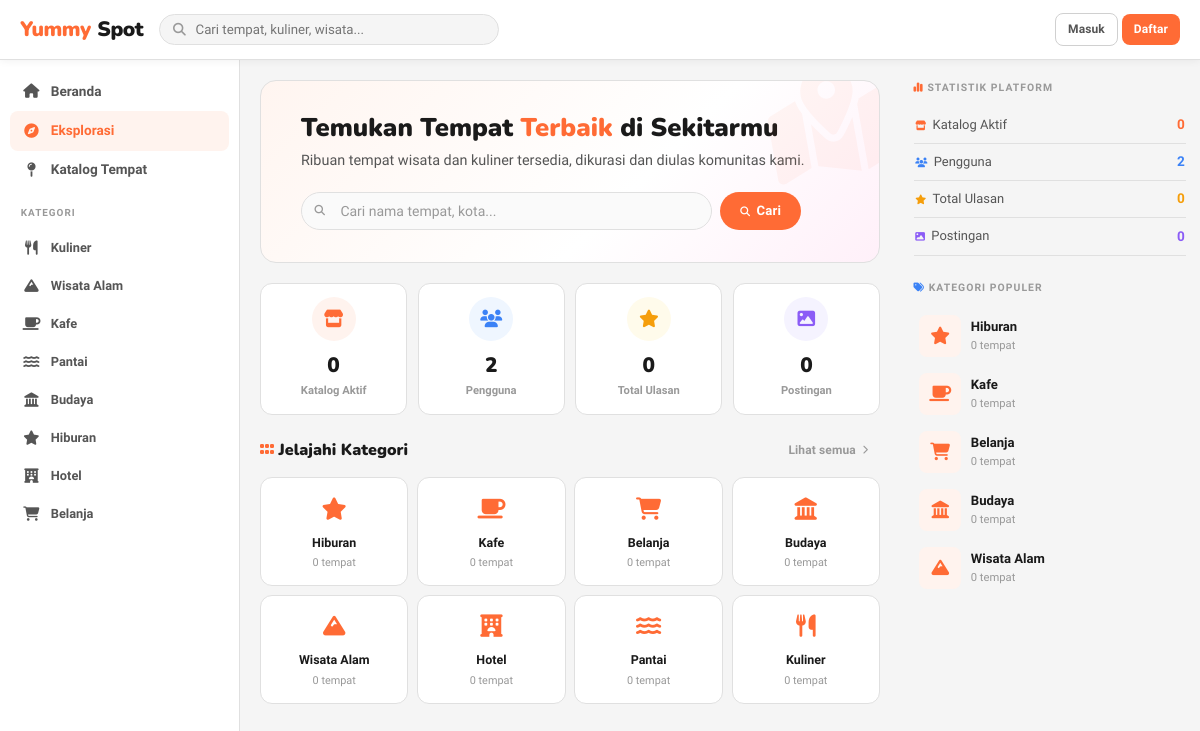
Screenshot of /explore.php with the database file from the repository.
### tables this page shows
CREATE TABLE categories (
    id         INT AUTO_INCREMENT PRIMARY KEY,
    name       VARCHAR(100) NOT NULL,
    icon       VARCHAR(255) DEFAULT NULL,
    created_at TIMESTAMP DEFAULT CURRENT_TIMESTAMP,
    UNIQUE KEY uq_category_name (name)
);

### config/database.php (called while the page is built, shortened)
<?php
function getDB() {
    static $pdo = null;
    if ($pdo === null) {
        try {
            $dsn = "mysql:host=".DB_HOST.";port=".DB_PORT.";dbname=".DB_NAME.";charset=utf8mb4";
            $pdo = new PDO($dsn, DB_USER, DB_PASS, [
                PDO::ATTR_ERRMODE            => PDO::ERRMODE_EXCEPTION,
                PDO::ATTR_DEFAULT_FETCH_MODE => PDO::FETCH_ASSOC,
                PDO::ATTR_EMULATE_PREPARES   => false,
            ]);
        } catch (PDOException $e) {
            die('<div style="font-family:sans-serif;padding:2rem;background:#fee;color:#c00;border:1px solid #fcc;border-radius:8px;margin:2rem"><strong>Database Error:</strong> '.$e->getMessage().'<br><br>Pastikan MySQL berjalan dan sudah import <code>install.sql</code></div>');
        }
    }
    return $pdo;
}

### includes/helpers.php (called while the page is built, shortened)
<?php
require_once __DIR__ . '/../config/database.php';
function e($s)           { return htmlspecialchars((string)$s, ENT_QUOTES, 'UTF-8'); }
function fmtNum($n) {
    return (string)$n;
}

### explore.php (the view, shortened to what this page needs)
<?php
require_once __DIR__ . '/includes/header.php';
$db = getDB();
$categories = $db->query("
    SELECT cat.*, COUNT(c.id) AS total
    FROM categories cat
    LEFT JOIN catalogs c ON c.category_id = cat.id AND c.verification_status = 'approved'
    GROUP BY cat.id
    ORDER BY total DESC
")->fetchAll();
$stats = [
    'catalogs' => (int)$db->query("SELECT COUNT(*) FROM catalogs WHERE verification_status='approved'")->fetchColumn(),
    'users'    => (int)$db->query("SELECT COUNT(*) FROM users WHERE status='active'")->fetchColumn(),
    'reviews'  => (int)$db->query("SELECT COUNT(*) FROM ratings")->fetchColumn(),
    'posts'    => (int)$db->query("SELECT COUNT(*) FROM posts WHERE status='published'")->fetchColumn(),
];
?>
<div class="app-wrap">
<?php require_once __DIR__ . '/includes/sidebar.php'; ?>
<main class="main">
    <div style="background:linear-gradient(135deg, #fff5f0 0%, #fff 60%, #fff0f9 100%); border:1px solid var(--border); border-radius:var(--r-lg); padding:2rem 2.5rem; margin-bottom:1.25rem; position:relative; overflow:hidden;">
        <div style="position:absolute;right:-1rem;top:-1rem;font-size:7rem;opacity:.05;transform:rotate(-10deg);line-height:1"><i class="fa-solid fa-map-location-dot" style="color:var(--accent)"></i></div>
        <h1 style="font-family:'Nunito',sans-serif;font-size:1.6rem;font-weight:900;margin-bottom:.35rem;">
            Temukan Tempat <span style="color:var(--accent)">Terbaik</span> di Sekitarmu
        </h1>
        <p style="color:var(--text2);font-size:.9rem;margin-bottom:1.25rem;">Ribuan tempat wisata dan kuliner tersedia, dikurasi dan diulas komunitas kami.</p>
        <form action="catalog.php" method="GET">
            <div style="display:flex;gap:.5rem;max-width:500px">
                <div class="input-wrap" style="flex:1">
                    <input type="text" name="q" class="form-control" placeholder="Cari nama tempat, kota..." style="border-radius:24px;padding-left:2.4rem;">
                </div>
                <button type="submit" class="btn btn-primary" style="border-radius:24px;padding:.6rem 1.25rem;">
                    <i class="fa-solid fa-search fa-xs"></i> Cari
                </button>
            </div>
        </form>
    </div>
    <div style="display:grid;grid-template-columns:repeat(4,1fr);gap:.65rem;margin-bottom:1.25rem;">
        <div style="background:#fff;border:1px solid var(--border);border-radius:var(--r);padding:.85rem;text-align:center;">
            <div style="width:44px;height:44px;border-radius:50%;background:var(--accent-bg);display:flex;align-items:center;justify-content:center;margin:0 auto .5rem;">
                <i class="fa-solid fa-store" style="color:var(--accent);font-size:1.1rem;"></i>
            </div>
            <div style="font-family:'Nunito',sans-serif;font-size:1.3rem;font-weight:900;"><?= fmtNum($stats['catalogs']) ?></div>
            <div style="font-size:.7rem;color:var(--text3);font-weight:600;">Katalog Aktif</div>
        </div>
        <div style="background:#fff;border:1px solid var(--border);border-radius:var(--r);padding:.85rem;text-align:center;">
            <div style="width:44px;height:44px;border-radius:50%;background:#eff6ff;display:flex;align-items:center;justify-content:center;margin:0 auto .5rem;">
                <i class="fa-solid fa-users" style="color:var(--blue);font-size:1.1rem;"></i>
            </div>
            <div style="font-family:'Nunito',sans-serif;font-size:1.3rem;font-weight:900;"><?= fmtNum($stats['users']) ?></div>
            <div style="font-size:.7rem;color:var(--text3);font-weight:600;">Pengguna</div>
        </div>
        <div style="background:#fff;border:1px solid var(--border);border-radius:var(--r);padding:.85rem;text-align:center;">
            <div style="width:44px;height:44px;border-radius:50%;background:#fffbeb;display:flex;align-items:center;justify-content:center;margin:0 auto .5rem;">
                <i class="fa-solid fa-star" style="color:var(--amber);font-size:1.1rem;"></i>
            </div>
            <div style="font-family:'Nunito',sans-serif;font-size:1.3rem;font-weight:900;"><?= fmtNum($stats['reviews']) ?></div>
            <div style="font-size:.7rem;color:var(--text3);font-weight:600;">Total Ulasan</div>
        </div>
        <div style="background:#fff;border:1px solid var(--border);border-radius:var(--r);padding:.85rem;text-align:center;">
            <div style="width:44px;height:44px;border-radius:50%;background:#f5f3ff;display:flex;align-items:center;justify-content:center;margin:0 auto .5rem;">
                <i class="fa-solid fa-image" style="color:var(--purple);font-size:1.1rem;"></i>
            </div>
            <div style="font-family:'Nunito',sans-serif;font-size:1.3rem;font-weight:900;"><?= fmtNum($stats['posts']) ?></div>
            <div style="font-size:.7rem;color:var(--text3);font-weight:600;">Postingan</div>
        </div>
    </div>
    <div style="margin-bottom:1.25rem;">
        <div style="display:flex;align-items:center;justify-content:space-between;margin-bottom:.75rem;">
            <h2 style="font-family:'Nunito',sans-serif;font-size:1rem;font-weight:900;"><i class="fa-solid fa-grip" style="color:var(--accent)"></i> Jelajahi Kategori</h2>
            <a href="catalog.php" class="btn btn-ghost btn-sm text-dim" style="font-size:.75rem;">Lihat semua <i class="fa-solid fa-chevron-right fa-xs"></i></a>
        </div>
        <div style="display:grid;grid-template-columns:repeat(4,1fr);gap:.55rem;">
            <?php foreach (array_slice($categories, 0, 8) as $cat): ?>
            <a href="catalog.php?cat=<?= $cat['id'] ?>" style="background:#fff;border:1.5px solid var(--border);border-radius:var(--r);padding:.85rem .65rem;text-align:center;text-decoration:none;transition:all .18s;" onmouseover="this.style.borderColor='var(--accent)';this.style.background='var(--accent-bg)'" onmouseout="this.style.borderColor='var(--border)';this.style.background='#fff'">
                <div style="font-size:1.4rem;color:var(--accent);margin-bottom:.3rem;"><i class="fa-solid <?= e($cat['icon']) ?>"></i></div>
                <div style="font-size:.78rem;font-weight:700;color:var(--text);margin-bottom:.1rem;"><?= e($cat['name']) ?></div>
                <div style="font-size:.68rem;color:var(--text3);"><?= $cat['total'] ?> tempat</div>
            </a>
            <?php endforeach; ?>
        </div>
    </div>
</main>
<aside class="right-panel">
    <div style="margin-bottom:1.5rem;">
        <div class="panel-ttl"><i class="fa-solid fa-chart-simple" style="color:var(--accent)"></i> Statistik Platform</div>
        <?php foreach ([
            ['fa-store','Katalog Aktif', $stats['catalogs'], 'var(--accent)'],
            ['fa-users',         'Pengguna',      $stats['users'],    'var(--blue)'],
            ['fa-star',          'Total Ulasan',  $stats['reviews'],  'var(--amber)'],
            ['fa-image',         'Postingan',     $stats['posts'],    'var(--purple)'],
        ] as [$icon,$label,$val,$color]): ?>
        <div style="display:flex;justify-content:space-between;align-items:center;padding:.45rem .1rem;border-bottom:1px solid var(--border);">
            <span style="font-size:.81rem;color:var(--text2);display:flex;align-items:center;gap:.4rem;">
                <i class="fa-solid <?= $icon ?> fa-xs" style="color:<?= $color ?>"></i> <?= $label ?>
            </span>
            <span style="font-size:.85rem;font-weight:800;color:<?= $color ?>"><?= fmtNum($val) ?></span>
        </div>
        <?php endforeach; ?>
    </div>
    <div style="margin-bottom:1.5rem;">
        <div class="panel-ttl"><i class="fa-solid fa-tags" style="color:var(--blue)"></i> Kategori Populer</div>
        <?php foreach (array_slice($categories, 0, 5) as $cat): ?>
        <a href="catalog.php?cat=<?= $cat['id'] ?>" class="trend-item">
            <div class="trend-thumb" style="background:var(--accent-bg);">
                <i class="fa-solid <?= e($cat['icon']) ?>" style="color:var(--accent)"></i>
            </div>
            <div style="flex:1;min-width:0;">
                <div class="trend-name"><?= e($cat['name']) ?></div>
                <div class="trend-meta"><?= $cat['total'] ?> tempat</div>
            </div>
        </a>
        <?php endforeach; ?>
    </div>
</aside>
</div>
<?php require_once __DIR__ . '/includes/footer.php'; ?>

### includes/sidebar.php (shortened to what this page needs)
<?php
$pg       = basename($_SERVER['PHP_SELF'], '.php');
$isCatalogPage = in_array($pg, ['catalog', 'catalog-detail']);
?>
<aside class="sidebar">
  <div class="sidebar-section">
    <a href="<?= APP_URL ?>/index.php" class="sb-item <?= $pg==='index' ? 'active' : '' ?>">
      <i class="fa-solid fa-house si"></i> Beranda
    </a>
    <a href="<?= APP_URL ?>/explore.php" class="sb-item <?= $pg==='explore' ? 'active' : '' ?>">
      <i class="fa-solid fa-compass si"></i> Eksplorasi
    </a>
    <a href="<?= APP_URL ?>/catalog.php" class="sb-item <?= $isCatalogPage ? 'active' : '' ?>">
      <i class="fa-solid fa-map-pin si"></i> Katalog Tempat
    </a>
  </div>
  <div class="sb-label">Kategori</div>
  <?php
  $activeCatId = (int)($_GET['cat'] ?? 0);
  $cats = getDB()->query("SELECT * FROM categories ORDER BY id LIMIT 8")->fetchAll();
  foreach ($cats as $c):
    $isCatActive = $isCatalogPage && $activeCatId === (int)$c['id'];
  ?>
  <a href="<?= APP_URL ?>/catalog.php?cat=<?= $c['id'] ?>"
     class="sb-item <?= $isCatActive ? 'active' : '' ?>"
     style="font-size:.8rem;">
    <i class="fa-solid <?= e($c['icon']) ?> si"></i> <?= e($c['name']) ?>
  </a>
  <?php endforeach; ?>
</aside>

### assets/css/app.css (style rules this page uses)
:root { --white: #ffffff; --bg: #f5f5f5; --bg2: #fafafa; --card: #ffffff; --border: #e0e0e0; --border2: #d0d0d0; --text: #1a1a1a; --text2: #555555; --text3: #999999; --accent: #FF6B35; --accent2: #ff8c5a; --accent-bg:#fff3ee; --green: #22c55e; --red: #ef4444; --amber: #f59e0b; --blue: #3b82f6; --purple: #8b5cf6; --nav-h: 60px; --sidebar-w:240px; --r: 12px; --r-sm: 8px; --r-lg: 16px; --shadow: 0 1px 3px rgba(0,0,0,.08), 0 4px 16px rgba(0,0,0,.05); --shadow-md:0 4px 20px rgba(0,0,0,.12); }
*,*::before,*::after { box-sizing:border-box; margin:0; padding:0; }
html { scroll-behavior:smooth; }
body { font-family:'Plus Jakarta Sans',sans-serif; background:var(--bg); color:var(--text); font-size:14px; line-height:1.6; }
a { color:inherit; text-decoration:none; }
button,input,select,textarea { font-family:inherit; font-size:inherit; }
h1,h2,h3,h4 { font-family:'Nunito',sans-serif; font-weight:800; line-height:1.2; }
.btn { display:inline-flex; align-items:center; justify-content:center; gap:.4rem; padding:.55rem 1.1rem; border-radius:var(--r-sm); font-weight:700; font-size:.82rem; cursor:pointer; border:none; transition:all .18s; white-space:nowrap; letter-spacing:.01em; }
.btn-primary { background:var(--accent); color:#fff; }
.btn-ghost { background:transparent; color:var(--text2); }
.btn-sm { padding:.35rem .75rem; font-size:.75rem; }
.form-control { width:100%; background:var(--bg2); border:1.5px solid var(--border); border-radius:var(--r-sm); padding:.6rem .9rem; color:var(--text); transition:border .18s; outline:none; }
.form-control::placeholder { color:var(--text3); }
.input-wrap { position:relative; }
.input-wrap .form-control { padding-left:2.4rem; }
.app-wrap { display:flex; min-height:calc(100vh - var(--nav-h)); }
.sidebar { width:var(--sidebar-w); flex-shrink:0; background:#fff; border-right:1px solid var(--border); padding:.75rem .65rem; position:sticky; top:var(--nav-h); height:calc(100vh - var(--nav-h)); overflow-y:auto; }
.main { flex:1; min-width:0; padding:1.25rem; }
.right-panel { width:300px; flex-shrink:0; padding:1.25rem .85rem; position:sticky; top:var(--nav-h); height:calc(100vh - var(--nav-h)); overflow-y:auto; }
.sb-label { font-size:.62rem; color:var(--text3); font-weight:800; text-transform:uppercase; letter-spacing:.1em; padding:.2rem .65rem; margin:.75rem 0 .3rem; }
.sb-item { display:flex; align-items:center; gap:.65rem; padding:.55rem .75rem; border-radius:var(--r-sm); font-size:.85rem; font-weight:600; color:var(--text2); cursor:pointer; transition:all .15s; text-decoration:none; border:none; background:transparent; width:100%; }
.sb-item.active { background:var(--accent-bg); color:var(--accent); }
.sb-item .si { width:18px; text-align:center; font-size:.9rem; }
.trend-item { display:flex; align-items:center; gap:.6rem; padding:.5rem .35rem; border-radius:var(--r-sm); cursor:pointer; transition:background .15s; text-decoration:none; }
.trend-thumb { width:42px; height:42px; border-radius:var(--r-sm); background:var(--bg); overflow:hidden; flex-shrink:0; display:flex; align-items:center; justify-content:center; font-size:1.1rem; color:var(--text3); }
.trend-name { font-size:.82rem; font-weight:700; }
.trend-meta { font-size:.7rem; color:var(--text3); }
.panel-ttl { font-size:.65rem; color:var(--text3); font-weight:800; text-transform:uppercase; letter-spacing:.1em; margin-bottom:.65rem; }
.text-dim { color:var(--text3); }

### rows the page displays
categories: name "Kuliner", total "0"
categories: name "Wisata Alam", id "2", total "0"
categories: name "Kafe", total "0"
categories: name "Pantai", total "0"
categories: name "Budaya", total "0"
categories: name "Hiburan", total "0"
categories: name "Hotel", total "0"
categories: name "Belanja", total "0"

### other values shown
fmtNum($stats['catalogs']) "0"
fmtNum($stats['reviews']) "0"
fmtNum($stats['posts']) "0"
$label "Katalog Aktif"
fmtNum($val) "0"
$label "Pengguna"
fmtNum($val) "2"
$label "Total Ulasan"
$label "Postingan"
